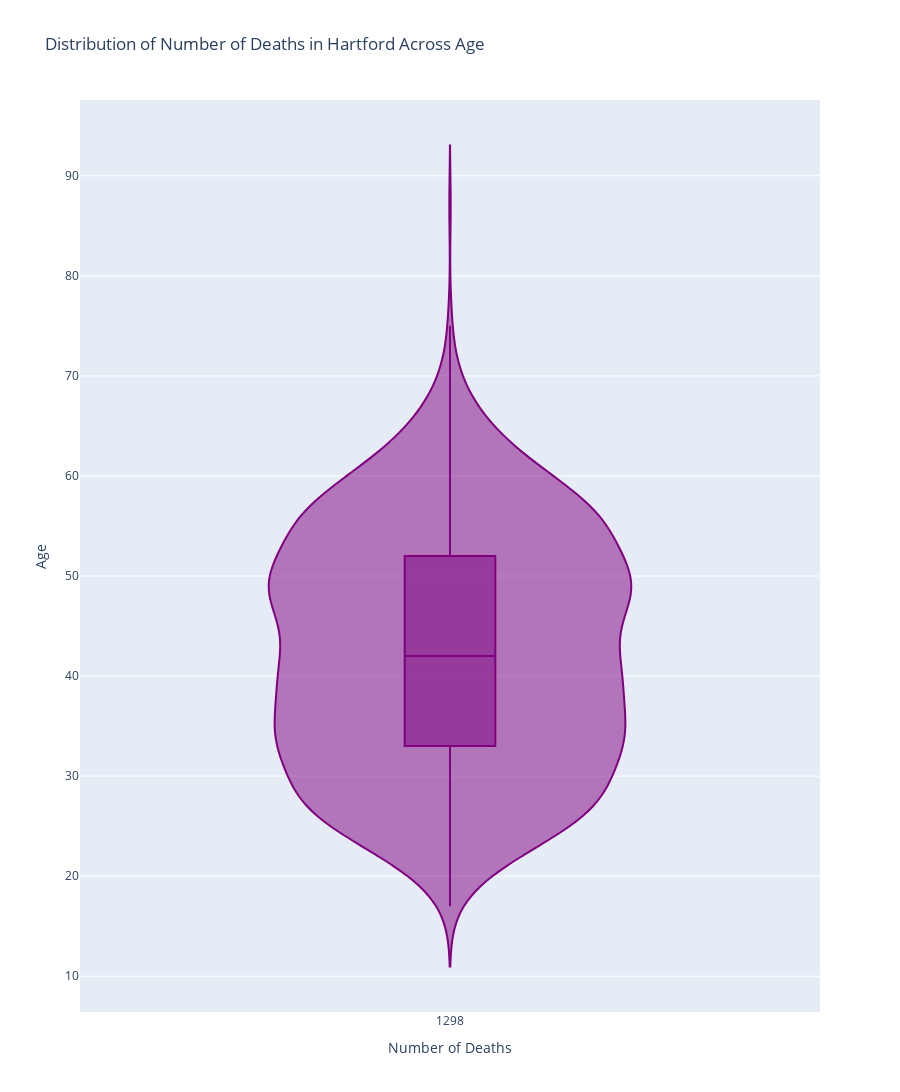

The notebook cell this image was saved under:
### Code cell
# Filter data for Hartford
newhaven_data = df[df['DeathCounty'] == 'NEW HAVEN']

# Create the violin plot
fig = px.violin(newhaven_data,
                y="Age",  # Dependent variable
                x="num_of_deaths_in_county",  # Independent variable
                box=True,  # Include box plot inside the violin
                points=False,  # Display individual data points
                title="Distribution of Number of Deaths in New Haven Across Age",
                color_discrete_sequence=["purple"])  # Customize color

# Update layout
fig.update_layout(
    xaxis_title="Number of Deaths",
    yaxis_title="Age",
    showlegend=False,
    height=1400
)

# Show the plot
fig.show()

### Figure 1 — Plotly figure (JSON) as saved in the notebook; plotly's stock layout.template omitted (floating-point values rounded to 4 significant figures; data arrays with more than 128 entries replaced by an {"elided": "..."} marker saying what was removed)
{"data": [{"alignmentgroup": "True", "box": {"visible": true}, "hovertemplate": "num_of_deaths_in_county=%{x}<br>Age=%{y}<extra></extra>", "legendgroup": "", "marker": {"color": "purple"}, "name": "", "offsetgroup": "", "orientation": "v", "points": false, "scalegroup": "True", "showlegend": false, "type": "violin", "x": {"elided": "1298 int values"}, "x0": " ", "xaxis": "x", "y": {"elided": "1298 int values"}, "y0": " ", "yaxis": "y"}], "layout": {"height": 1400, "legend": {"tracegroupgap": 0}, "showlegend": false, "title": {"text": "Distribution of Number of Deaths in Hartford Across Age"}, "violinmode": "group", "xaxis": {"anchor": "y", "domain": [0, 1], "title": {"text": "Number of Deaths"}}, "yaxis": {"anchor": "x", "domain": [0, 1], "title": {"text": "Age"}}}}
